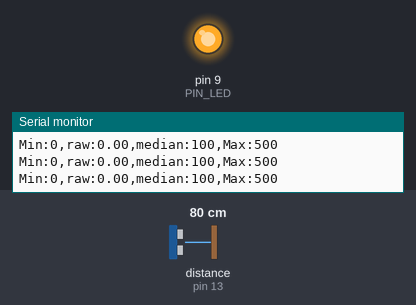
This sketch was run on a simulated Arduino Uno, built with avr-gcc and run on an emulated ATmega328P. On the bench: output pins drawn as LEDs (lit = HIGH), the last lines printed to the serial monitor. Wiring (inferred from the names in the program): ultrasonic range finder: trigger pin 12; echo pin 13. The test bench sets the inputs (shaded band); at power-on: distance to the obstacle (sensor on pin 13) 80 cm. The echo pulse lasts 58.3 µs per cm; pins used as bus, display or sensor lines are not drawn.

Above: at 1.2 s.
1.3 s: distance to the obstacle (sensor on pin 13) set to 43 cm
2.8 s: distance to the obstacle (sensor on pin 13) set to 36 cm
At 3.5 s:
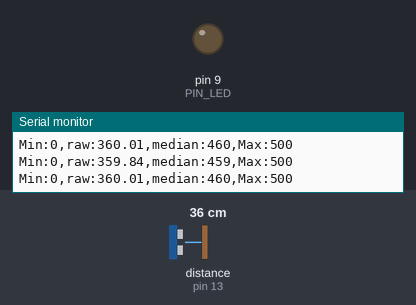
4.3 s: distance to the obstacle (sensor on pin 13) set to 2 cm
At 4.7 s:
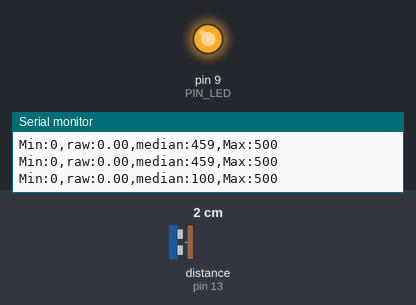
5.8 s: distance to the obstacle (sensor on pin 13) set to 18 cm
At 7.0 s:
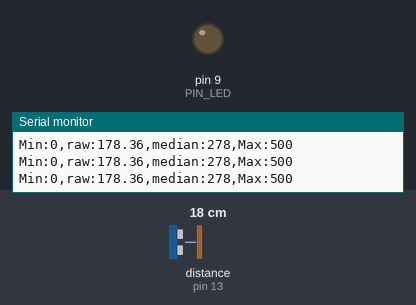
Timing chart, 0 to 8.3 s (numbered marks = the images above; inputs shaded):
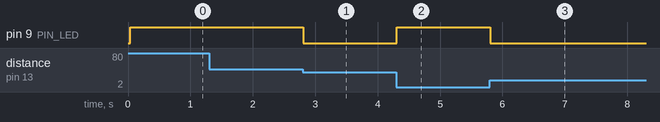

Measured:
- the behaviour switches between 40 and 39 cm on distance to the obstacle (sensor on pin 13) (found by bisection; images 0 and 1)
- after the input at 2.8 s, pin 9 (PIN_LED): HIGH → LOW at once
- after the input at 4.3 s, pin 9 (PIN_LED): LOW → HIGH at once
- after the input at 5.8 s, pin 9 (PIN_LED): HIGH → LOW at once

The sketch:

09C1.ino
```cpp
// Arduino pin assignment
#define PIN_LED 9
#define PIN_TRIG 12
#define PIN_ECHO 13

//median sample amount
#define N 30

// configurable parameters
#define SND_VEL 346.0 // sound velocity at 24 celsius degree (unit: m/s)
#define INTERVAL 25 // sampling interval (unit: ms)
#define _DIST_MIN 100 // minimum distance to be measured (unit: mm)
#define _DIST_MAX 400 // maximum distance to be measured (unit: mm)
#define _DIST_ALPHA 0.5 // EMA weight of new sample (range: 0 to 1). Setting this value to 1 effectively disables EMA filter.

// global variables
float timeout; // unit: us
float dist_min, dist_max, dist_raw, dist_ema, alpha; // unit: mm
unsigned long last_sampling_time; // unit: ms
float scale; // used for pulse duration to distance conversion
float medianSP[N] = {}; //sample for median filter
float median;
int m = N/2; //median pivot

void setup() {
// initialize GPIO pins
  pinMode(PIN_LED,OUTPUT);
  pinMode(PIN_TRIG,OUTPUT);
  digitalWrite(PIN_TRIG, LOW);
  pinMode(PIN_ECHO,INPUT);

// initialize USS related variables
  dist_min = _DIST_MIN;
  dist_max = _DIST_MAX;
  alpha = _DIST_ALPHA;
  timeout = (INTERVAL / 2) * 1000.0; // precalculate pulseIn() timeout value. (unit: us)
  dist_raw = 0.0; // raw distance output from USS (unit: mm)
  scale = 0.001 * 0.5 * SND_VEL;

// initialize serial port
  Serial.begin(57600);

// initialize last sampling time
  last_sampling_time = 0;
}

void loop() {
// wait until next sampling time.
// millis() returns the number of milliseconds since the program started. Will overflow after 50 days.
  if(millis() < last_sampling_time + INTERVAL) return;

// get a distance reading from the USS
  for(int i=N-2;i>=0;i--){
    medianSP[i+1] = medianSP[i];
  }
  dist_raw = USS_measure(PIN_TRIG,PIN_ECHO);
  medianSP[0] = dist_raw;
  median = dist_raw;


  if(dist_raw==0)
  {
    for(int i=0;i<N;i++) //bubble sort
    {
      for(int j=0;j<N-i-1;j++)
      {
        if(medianSP[j]>medianSP[j+1])
        {
          int temp = medianSP[j];
          medianSP[j] = medianSP[j+1];
          medianSP[j+1] = temp;
        }
      }
    }
    median = medianSP[m];
  }

// output the read value to the serial port
  Serial.print("Min:0,");
  Serial.print("raw:");
  Serial.print(dist_raw);
  Serial.print(",");
  Serial.print("median:");
  Serial.print(map(median,0,400,100,500));
  Serial.print(",");
  Serial.println("Max:500");
 // for(int i=0;i<N;i++){
 //   Serial.print(medianSP[i]);
 //   Serial.print("|");
 // }
 // Serial.println("");

// turn on the LED if the distance is between dist_min and dist_max
  if(dist_raw < dist_min || dist_raw > dist_max) {
    analogWrite(PIN_LED, 255);
  }
  else {
    analogWrite(PIN_LED, 0);
  }

// update last sampling time
  last_sampling_time += INTERVAL;
}

// get a distance reading from USS. return value is in millimeter.
float USS_measure(int TRIG, int ECHO)
{
  float reading;
  digitalWrite(TRIG, HIGH);
  delayMicroseconds(10);
  digitalWrite(TRIG, LOW);
  reading = pulseIn(ECHO, HIGH, timeout) * scale; // unit: mm
  if(reading < dist_min || reading > dist_max) reading = 0.0; // return 0 when out of range.
  return reading;
}
```
